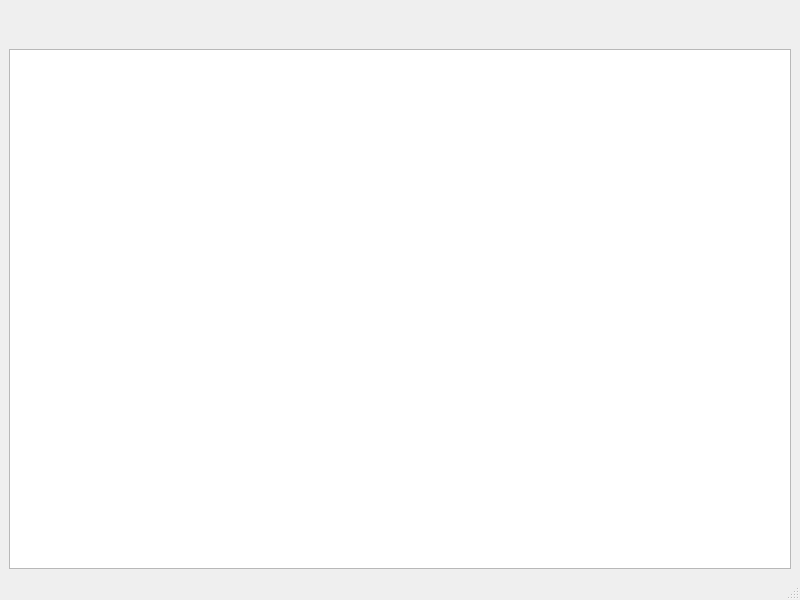
<?xml version="1.0" encoding="UTF-8"?>
<ui version="4.0">
 <class>MainWindow</class>
 <widget class="QMainWindow" name="MainWindow">
  <property name="geometry">
   <rect>
    <x>0</x>
    <y>0</y>
    <width>800</width>
    <height>600</height>
   </rect>
  </property>
  <property name="windowTitle">
   <string>MainWindow</string>
  </property>
  <widget class="QWidget" name="centralwidget">
   <layout class="QVBoxLayout" name="verticalLayout">
    <item>
     <widget class="QLabel" name="labViewSize">
      <property name="text">
       <string/>
      </property>
     </widget>
    </item>
    <item>
     <widget class="QLabel" name="labSceneRect">
      <property name="text">
       <string/>
      </property>
     </widget>
    </item>
    <item>
     <widget class="QWGraphicsView" name="graphicsView"/>
    </item>
   </layout>
  </widget>
  <widget class="QMenuBar" name="menubar">
   <property name="geometry">
    <rect>
     <x>0</x>
     <y>0</y>
     <width>800</width>
     <height>21</height>
    </rect>
   </property>
  </widget>
  <widget class="QStatusBar" name="statusbar"/>
 </widget>
 <customwidgets>
  <customwidget>
   <class>QWGraphicsView</class>
   <extends>QGraphicsView</extends>
   <header location="global">qwgraphicsview.h</header>
  </customwidget>
 </customwidgets>
 <resources/>
 <connections/>
</ui>
